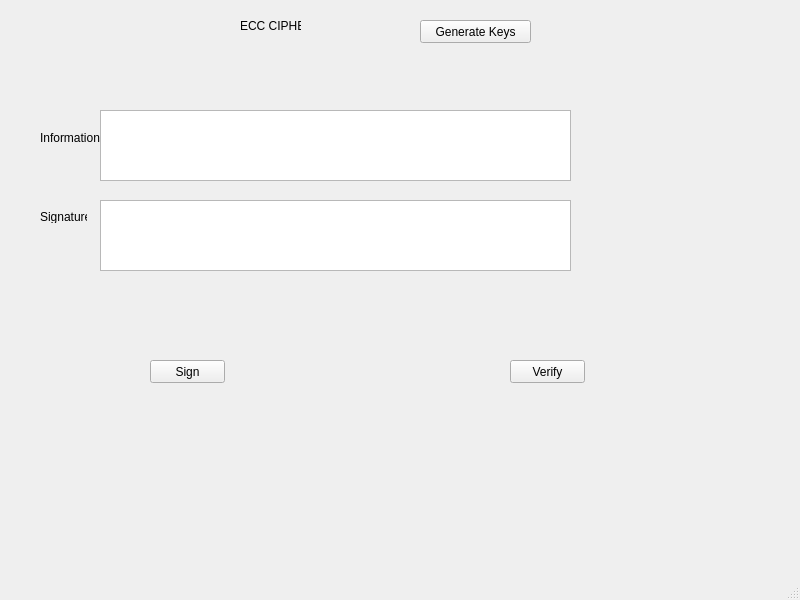
<?xml version="1.0" encoding="UTF-8"?>
<ui version="4.0">
 <class>MainWindow</class>
 <widget class="QMainWindow" name="MainWindow">
  <property name="geometry">
   <rect>
    <x>0</x>
    <y>0</y>
    <width>800</width>
    <height>600</height>
   </rect>
  </property>
  <property name="windowTitle">
   <string>MainWindow</string>
  </property>
  <widget class="QWidget" name="centralwidget">
   <widget class="QLabel" name="label">
    <property name="geometry">
     <rect>
      <x>240</x>
      <y>10</y>
      <width>61</width>
      <height>31</height>
     </rect>
    </property>
    <property name="text">
     <string>ECC CIPHER</string>
    </property>
   </widget>
   <widget class="QPushButton" name="btngeneratekeys">
    <property name="geometry">
     <rect>
      <x>420</x>
      <y>20</y>
      <width>111</width>
      <height>23</height>
     </rect>
    </property>
    <property name="text">
     <string>Generate Keys</string>
    </property>
   </widget>
   <widget class="QPushButton" name="btnsign">
    <property name="geometry">
     <rect>
      <x>150</x>
      <y>360</y>
      <width>75</width>
      <height>23</height>
     </rect>
    </property>
    <property name="text">
     <string>Sign</string>
    </property>
   </widget>
   <widget class="QPushButton" name="btnverify">
    <property name="geometry">
     <rect>
      <x>510</x>
      <y>360</y>
      <width>75</width>
      <height>23</height>
     </rect>
    </property>
    <property name="text">
     <string>Verify</string>
    </property>
   </widget>
   <widget class="QLabel" name="label_2">
    <property name="geometry">
     <rect>
      <x>40</x>
      <y>130</y>
      <width>71</width>
      <height>16</height>
     </rect>
    </property>
    <property name="text">
     <string>Information</string>
    </property>
   </widget>
   <widget class="QLabel" name="label_3">
    <property name="geometry">
     <rect>
      <x>40</x>
      <y>210</y>
      <width>47</width>
      <height>13</height>
     </rect>
    </property>
    <property name="text">
     <string>Signature</string>
    </property>
   </widget>
   <widget class="QTextEdit" name="txtinfor">
    <property name="geometry">
     <rect>
      <x>100</x>
      <y>110</y>
      <width>471</width>
      <height>71</height>
     </rect>
    </property>
   </widget>
   <widget class="QTextEdit" name="txtsign">
    <property name="geometry">
     <rect>
      <x>100</x>
      <y>200</y>
      <width>471</width>
      <height>71</height>
     </rect>
    </property>
   </widget>
  </widget>
  <widget class="QMenuBar" name="menubar">
   <property name="geometry">
    <rect>
     <x>0</x>
     <y>0</y>
     <width>800</width>
     <height>21</height>
    </rect>
   </property>
  </widget>
  <widget class="QStatusBar" name="statusbar"/>
 </widget>
 <resources/>
 <connections/>
</ui>
